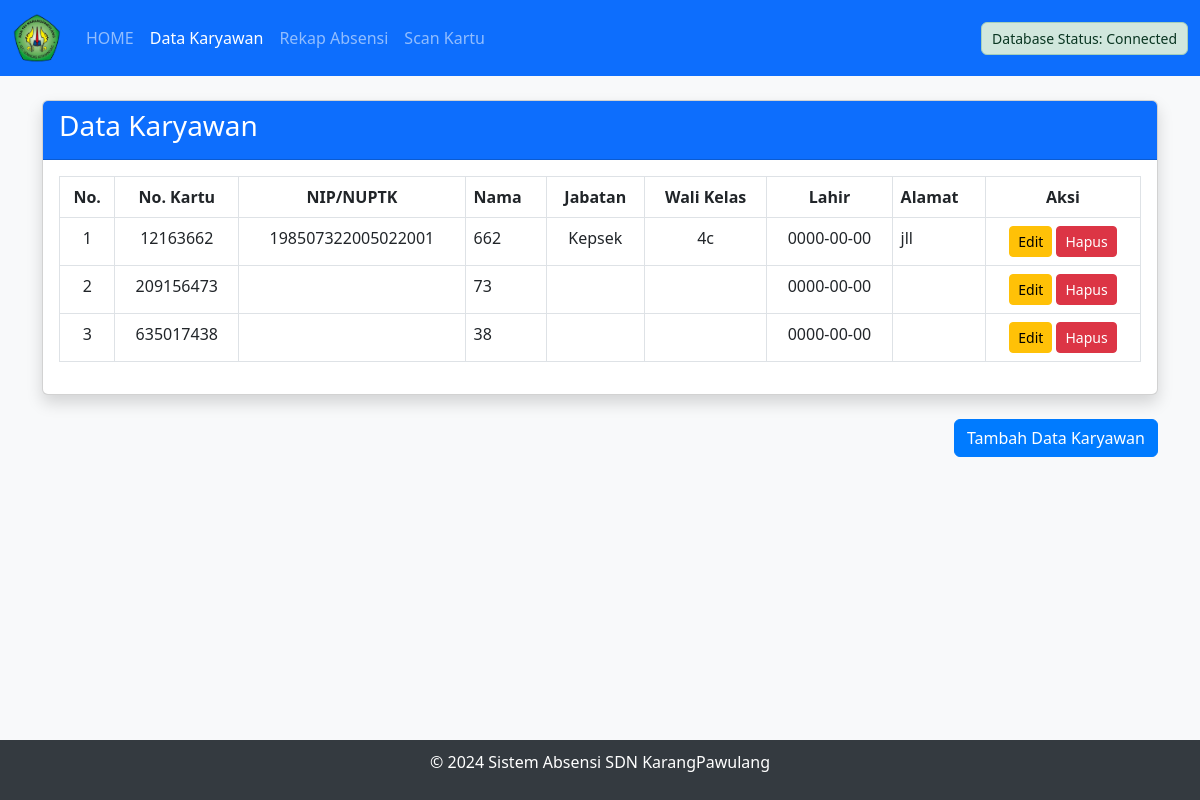
Screenshot of /datakaryawan.php with the database file from the repository.
### tables this page shows
CREATE TABLE `karyawan` (
  `id` int(20) NOT NULL,
  `nokartu` varchar(20) NOT NULL,
  `nisn` varchar(20) NOT NULL,
  `nama` varchar(50) NOT NULL,
  `jabatan` varchar(30) NOT NULL,
  `wali` varchar(20) NOT NULL,
  `lahir` date NOT NULL,
  `alamat` varchar(50) NOT NULL
);

### koneksi.php (called while the page is built, shortened)
<?php
$konek = mysqli_connect(DB_HOST, DB_USER, DB_PASS, DB_NAME);
if ($konek) {
    $status_koneksi = "Connected";
} else {
    $status_koneksi = "Not Connected";
}
?>

### datakaryawan.php (the view, shortened to what this page needs)
<!DOCTYPE html>
<html lang="id">
<head>
    <?php include "header.php"; ?>
    <link href="https://cdn.jsdelivr.net/npm/bootstrap@5.3.0-alpha1/dist/css/bootstrap.min.css" rel="stylesheet">
    <link rel="stylesheet" type="text/css" href="css/header.css">
</head>
<body>
    <?php include "menu.php"; ?>
    <main class="container py-4">
        <div class="card shadow">
            <div class="card-header bg-primary text-white">
                <h3>Data Karyawan</h3>
            </div>
            <div class="card-body">
                <div class="table-responsive">
                    <table class="table table-bordered">
                        <thead>
                            <tr>
                                <th class="text-center">No.</th>
                                <th class="text-center">No. Kartu</th>
                                <th class="text-center">NIP/NUPTK</th>
                                <th>Nama</th>
                                <th class="text-center">Jabatan</th>
                                <th class="text-center">Wali Kelas</th>
                                <th class="text-center">Lahir</th>
                                <th>Alamat</th>
                                <th class="text-center">Aksi</th>
                            </tr>
                        </thead>
                        <tbody>
                            <?php
                            include "koneksi.php";
                            if (!$konek) {
                                echo "<tr><td colspan='9' class='text-center text-danger'>Koneksi database gagal: " . mysqli_connect_error() . "</td></tr>";
                            } else {
                                $query = "SELECT * FROM karyawan";
                                $result = mysqli_query($konek, $query);
                                if (!$result) {
                                    echo "<tr><td colspan='9' class='text-center text-danger'>Kesalahan query: " . mysqli_error($konek) . "</td></tr>";
                                } elseif (mysqli_num_rows($result) == 0) {
                                    echo "<tr><td colspan='9' class='text-center text-warning'>Tidak ada data ditemukan.</td></tr>";
                                } else {
                                    $no = 0;
                                    while ($data = mysqli_fetch_assoc($result)) {
                                        $no++;
                                        echo "<tr>
                                            <td class='text-center'>{$no}</td>
                                            <td class='text-center'>{$data['nokartu']}</td>
                                            <td class='text-center'>{$data['nisn']}</td>
                                            <td>{$data['nama']}</td>
                                            <td class='text-center'>{$data['jabatan']}</td>
                                            <td class='text-center'>{$data['wali']}</td>
                                            <td class='text-center'>{$data['lahir']}</td>
                                            <td>{$data['alamat']}</td>
                                            <td class='text-center'>
                                                <a href='edit.php?id={$data['id']}' class='btn btn-warning btn-sm'>Edit</a>
                                                <a href='hapus.php?id={$data['id']}' class='btn btn-danger btn-sm' onclick='return confirm(\"Yakin ingin menghapus data ini?\")'>Hapus</a>
                                            </td>
                                        </tr>";
                                    }
                                }
                            }
                            ?>
                        </tbody>
                    </table>
                </div>
            </div>
        </div>
        <div class="mt-4 text-end">
            <a href="tambah.php" class="btn btn-primary">Tambah Data Karyawan</a>
        </div>
    </main>
    <?php include "footer.php"; ?>
</body>
</html>

### header.php (shortened to what this page needs)
<?php
include "koneksi.php";
?>
<link href="https://cdn.jsdelivr.net/npm/bootstrap@5.3.0-alpha1/dist/css/bootstrap.min.css" rel="stylesheet">
<link rel="stylesheet" type="text/css" href="css/header.css">

### menu.php (shortened to what this page needs)
<nav class="navbar navbar-expand-lg navbar-dark bg-primary">
    <div class="container-fluid">
        <a class="navbar-brand" href="index.php">
            <img src="images/loggo.png" style="width: 50px; height: 50px;">
        </a>
        <div class="collapse navbar-collapse" id="navbarNav">
            <ul class="navbar-nav">
                <li class="nav-item">
                    <a class="nav-link <?php echo (basename($_SERVER['PHP_SELF']) == 'index.php') ? 'active' : ''; ?>" href="index.php">HOME</a>
                </li>
                <li class="nav-item">
                    <a class="nav-link <?php echo (basename($_SERVER['PHP_SELF']) == 'datakaryawan.php') ? 'active' : ''; ?>" href="datakaryawan.php">Data Karyawan</a>
                </li>
                <li class="nav-item">
                    <a class="nav-link <?php echo (basename($_SERVER['PHP_SELF']) == 'absensi.php') ? 'active' : ''; ?>" href="absensi.php">Rekap Absensi</a>
                </li>
                <li class="nav-item">
                    <a class="nav-link <?php echo (basename($_SERVER['PHP_SELF']) == 'scan.php') ? 'active' : ''; ?>" href="scan.php">Scan Kartu</a>
                </li>
            </ul>
        </div>
        <div class="alert alert-<?php echo ($status_koneksi == 'Connected') ? 'success' : 'danger'; ?> mb-0" style="font-size: 14px; padding: 5px 10px;">
            Database Status: <?php echo $status_koneksi; ?>
        </div>
    </div>
</nav>

### footer.php
<footer>
        <p>&copy; <?php echo date('Y'); ?> Sistem Absensi SDN KarangPawulang</p>
</footer>

### css/header.css (style rules this page uses)
body { background-color: #f8f9fa; display: flex; flex-direction: column; min-height: 100vh; }
.container-fluid { flex-grow: 1; }
.btn-primary { background-color: #007bff; border-color: #007bff; }
footer { background-color: #343a40; color: white; text-align: center; padding: 10px; }

### datakaryawan.php (style rules this page uses)
html, body { height: 100%; margin: 0; display: flex; flex-direction: column; }
.container-fluid { flex-grow: 1; }
footer { margin-top: auto; }

### rows the page displays
karyawan: nokartu "12163662", nisn "198507322005022001", nama "662", jabatan "Kepsek", wali "4c", lahir "0000-00-00", alamat "jll"
karyawan: nokartu "209156473", nama "73", lahir "0000-00-00"
karyawan: nokartu "635017438", nama "38", lahir "0000-00-00"

### other values shown
$status_koneksi "Connected"
